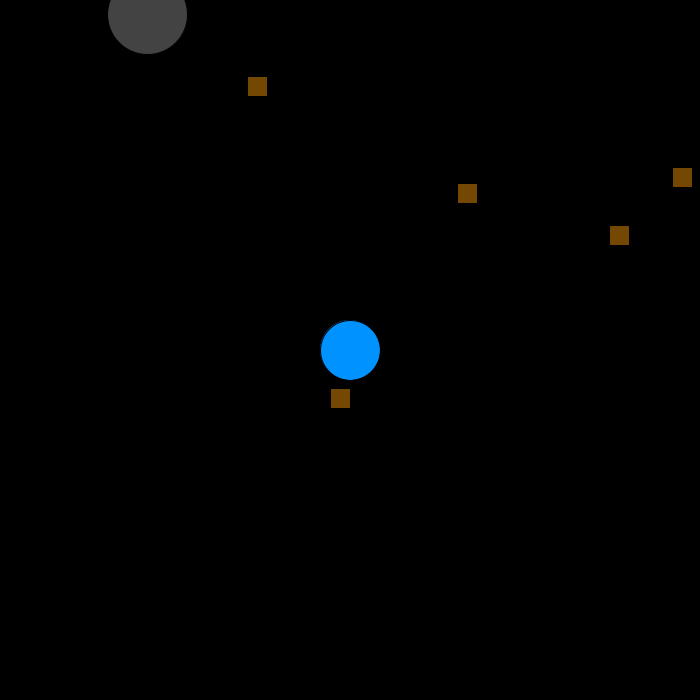
Frame 1 (no input)
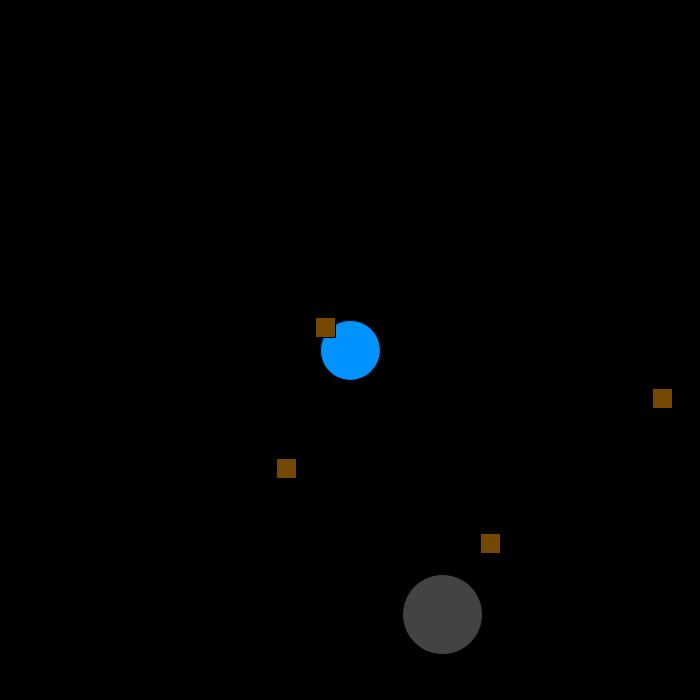
Frame 60 (the mouse pressed at the canvas centre just before this capture)
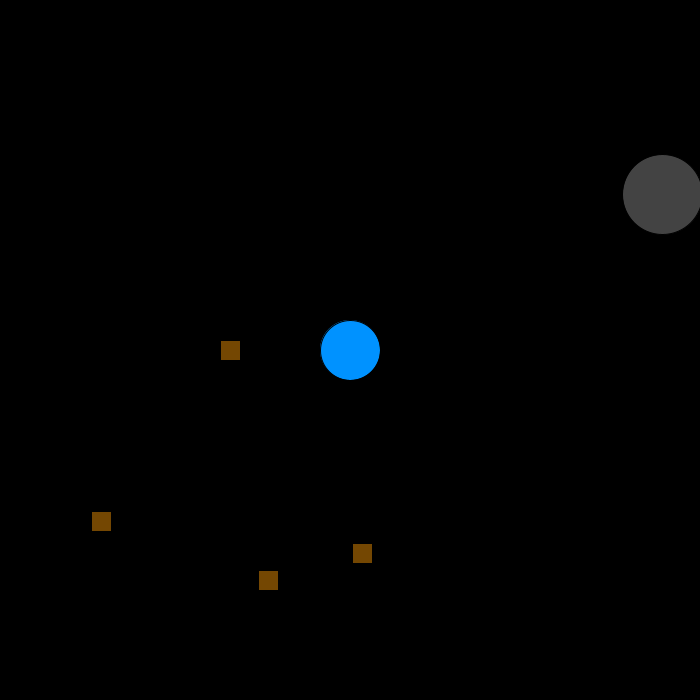
Frame 120 (the mouse held since frame 60 and released just before this capture)

The Processing sketch that drew these frames (run headless with seeded random() and noise(); from frame 60 on, the mouse is pressed at the canvas centre):

// Processing sketch: processing_149082
// ── processing_149082.pde

Poop rect1;
Poop rect2;
Poop rect3;
Poop rect4;
Poop rect5;
Bed Tyler;

float poopX;
float poopY;

void setup()
{
  size(700,700);
  poopX = 350;
  poopY = 350;
  rect1 = new Poop (random(width),random(height),5,2);
    rect2 = new Poop (random(width),random(height),7,1);
      rect3 = new Poop (random(width),random(height),9,3);
        rect4 = new Poop (random(width),random(height),10,4);
          rect5 = new Poop (random(width),random(height),12,12);
          Tyler = new Bed (random(width),random(height),5,3);
}
void draw()
{
    background(0,0,0);
    fill(0,146,255);
    ellipse(poopX,poopY,60,60);
rect1.move();
rect1.draw();
rect2.move();
rect2.draw();
rect3.move();
rect3.draw();
rect4.move();
rect4.draw();
rect5.move();
rect5.draw();
Tyler.move();
Tyler.draw();
  if(sqrt(pow(rect1.x - Tyler.x, 2) + pow(rect1.y - Tyler.y, 2)) < 80)
  {
   rect1.x = poopX;
   rect1.y = poopY; 
  }
  
  if(sqrt(pow(rect2.x - Tyler.x, 2) + pow(rect2.y - Tyler.y, 2)) < 80)
  {
   rect2.x = poopX;
   rect2.y = poopY; 
  }
  
  if(sqrt(pow(rect3.x - Tyler.x, 2) + pow(rect3.y - Tyler.y, 2)) < 80)
  {
   rect3.x = poopX;
   rect3.y = poopY; 
  }
  
  if(sqrt(pow(rect4.x - Tyler.x, 2) + pow(rect4.y - Tyler.y, 2)) < 80)
  {
   rect4.x = poopX;
   rect4.y = poopY; 
  }
  
  if(sqrt(pow(rect5.x - Tyler.x, 2) + pow(rect5.y - Tyler.y, 2)) < 80)
  {
   rect5.x = poopX;
   rect5.y = poopY; 
  }
}

//class Who
class Poop
{
  public float x;
  public float y;
  float x_speed;
  float y_speed;

Poop (float X,float Y,float X_Speed,float Y_Speed)
{
x = X;
y = Y;
x_speed = X_Speed;
y_speed = Y_Speed;
}
void draw()
{
    fill(116,71,2);
rect(x,y,20,20);
}

void move()
{
if (x > width || x < 0) {
x_speed = -x_speed;
}
if (y < 350) {
y_speed += .05;
}
if (y > 350) {
y_speed -= .05;
}
x += x_speed;
y += y_speed;
}
}
class Bed
{
  public float x;
  public float y;
  float x_speed;
  float y_speed;
  Bed (float X,float Y,float X_Speed,float Y_Speed)
{
x = X;
y = Y;
x_speed = X_Speed;
y_speed = Y_Speed;
}
void draw()
{
    fill(230,74.98);
ellipse(x,y,80,80);
}

void move()
{
if (x > width || x < 0) {
x_speed = -x_speed;
}
if (y < 350) {
y_speed += 1;
}
if (y > 350) {
y_speed -= 1;
}
x += x_speed;
y += y_speed;
}
}
